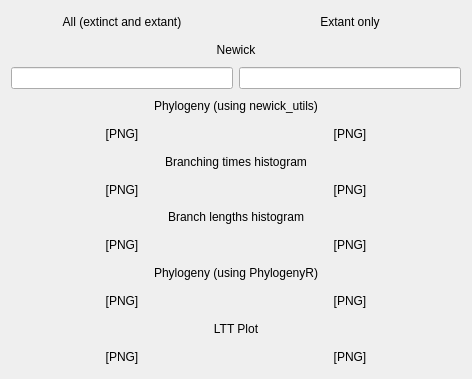
<?xml version="1.0" encoding="UTF-8"?>
<ui version="4.0">
 <class>QtNewickDisplay</class>
 <widget class="QWidget" name="QtNewickDisplay">
  <property name="geometry">
   <rect>
    <x>0</x>
    <y>0</y>
    <width>472</width>
    <height>379</height>
   </rect>
  </property>
  <property name="windowTitle">
   <string>Form</string>
  </property>
  <layout class="QGridLayout" name="gridLayout">
   <item row="0" column="1">
    <widget class="QLabel" name="label_extant">
     <property name="text">
      <string>Extant only</string>
     </property>
     <property name="alignment">
      <set>Qt::AlignCenter</set>
     </property>
    </widget>
   </item>
   <item row="1" column="0" colspan="2">
    <widget class="QLabel" name="label_newick">
     <property name="text">
      <string>Newick</string>
     </property>
     <property name="alignment">
      <set>Qt::AlignCenter</set>
     </property>
    </widget>
   </item>
   <item row="5" column="0" colspan="2">
    <widget class="QLabel" name="label_branching_times">
     <property name="text">
      <string>Branching times histogram</string>
     </property>
     <property name="alignment">
      <set>Qt::AlignCenter</set>
     </property>
    </widget>
   </item>
   <item row="9" column="0" colspan="2">
    <widget class="QLabel" name="label_full_pedigree_as_png">
     <property name="text">
      <string>Phylogeny (using PhylogenyR)</string>
     </property>
     <property name="alignment">
      <set>Qt::AlignCenter</set>
     </property>
    </widget>
   </item>
   <item row="6" column="1">
    <widget class="QLabel" name="image_branching_times_extant">
     <property name="text">
      <string>[PNG]</string>
     </property>
     <property name="alignment">
      <set>Qt::AlignCenter</set>
     </property>
    </widget>
   </item>
   <item row="3" column="0" colspan="2">
    <widget class="QLabel" name="label_full_pedigree_as_txt">
     <property name="text">
      <string>Phylogeny (using newick_utils)</string>
     </property>
     <property name="alignment">
      <set>Qt::AlignCenter</set>
     </property>
    </widget>
   </item>
   <item row="4" column="1">
    <widget class="QLabel" name="image_phylogeny_newickutils_extant">
     <property name="text">
      <string>[PNG]</string>
     </property>
     <property name="alignment">
      <set>Qt::AlignCenter</set>
     </property>
    </widget>
   </item>
   <item row="2" column="1">
    <widget class="QLineEdit" name="line_newick_extant">
     <property name="readOnly">
      <bool>true</bool>
     </property>
    </widget>
   </item>
   <item row="13" column="0" colspan="2">
    <widget class="QLabel" name="label_lttPlot">
     <property name="text">
      <string>LTT Plot</string>
     </property>
     <property name="alignment">
      <set>Qt::AlignCenter</set>
     </property>
    </widget>
   </item>
   <item row="2" column="0">
    <widget class="QLineEdit" name="line_newick">
     <property name="readOnly">
      <bool>true</bool>
     </property>
    </widget>
   </item>
   <item row="7" column="0" colspan="2">
    <widget class="QLabel" name="label_branch_lengths">
     <property name="text">
      <string>Branch lengths histogram</string>
     </property>
     <property name="alignment">
      <set>Qt::AlignCenter</set>
     </property>
    </widget>
   </item>
   <item row="6" column="0">
    <widget class="QLabel" name="image_branching_times_all">
     <property name="text">
      <string>[PNG]</string>
     </property>
     <property name="alignment">
      <set>Qt::AlignCenter</set>
     </property>
    </widget>
   </item>
   <item row="10" column="1">
    <widget class="QLabel" name="image_phylogeny_phylogenyr_extant">
     <property name="text">
      <string>[PNG]</string>
     </property>
     <property name="alignment">
      <set>Qt::AlignCenter</set>
     </property>
    </widget>
   </item>
   <item row="4" column="0">
    <widget class="QLabel" name="image_phylogeny_newickutils_all">
     <property name="text">
      <string>[PNG]</string>
     </property>
     <property name="alignment">
      <set>Qt::AlignCenter</set>
     </property>
    </widget>
   </item>
   <item row="10" column="0">
    <widget class="QLabel" name="image_phylogeny_phylogenyr_all">
     <property name="text">
      <string>[PNG]</string>
     </property>
     <property name="alignment">
      <set>Qt::AlignCenter</set>
     </property>
    </widget>
   </item>
   <item row="14" column="1">
    <widget class="QLabel" name="image_lttPlot_extant">
     <property name="text">
      <string>[PNG]</string>
     </property>
     <property name="alignment">
      <set>Qt::AlignCenter</set>
     </property>
    </widget>
   </item>
   <item row="0" column="0">
    <widget class="QLabel" name="label_all">
     <property name="text">
      <string>All (extinct and extant)</string>
     </property>
     <property name="alignment">
      <set>Qt::AlignCenter</set>
     </property>
    </widget>
   </item>
   <item row="14" column="0">
    <widget class="QLabel" name="image_lttPlot_all">
     <property name="text">
      <string>[PNG]</string>
     </property>
     <property name="alignment">
      <set>Qt::AlignCenter</set>
     </property>
    </widget>
   </item>
   <item row="8" column="0">
    <widget class="QLabel" name="image_branch_lengths_all">
     <property name="text">
      <string>[PNG]</string>
     </property>
     <property name="alignment">
      <set>Qt::AlignCenter</set>
     </property>
    </widget>
   </item>
   <item row="8" column="1">
    <widget class="QLabel" name="image_branch_lengths_extant">
     <property name="text">
      <string>[PNG]</string>
     </property>
     <property name="alignment">
      <set>Qt::AlignCenter</set>
     </property>
    </widget>
   </item>
  </layout>
 </widget>
 <resources/>
 <connections/>
</ui>
